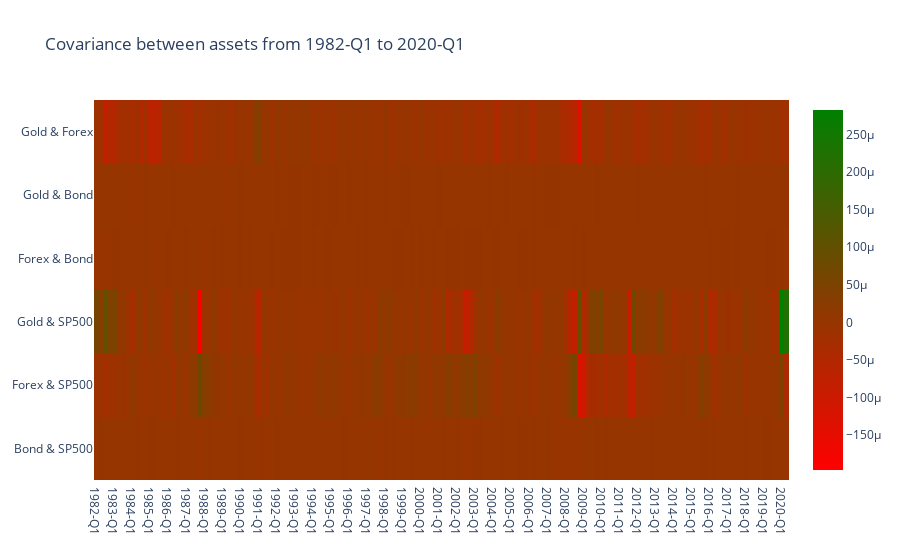
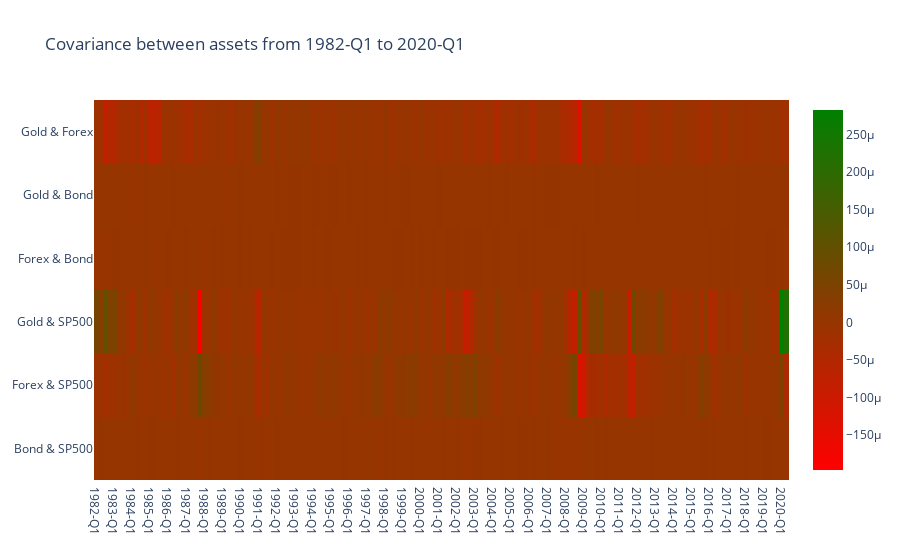

Notebook code cell kept with these figures, in order:
### Code cell
fig = go.Figure(data=go.Heatmap(
        z=data_qt,
        x=data_qt.columns.unique(),
        y=df_cov_quarter.combination.unique(),
        colorscale=['red','green']))
fig.update_layout(
    title='Covariance between assets from 1982-Q1 to 2020-Q1',
    xaxis_nticks=50)
fig.show()

### Figure 1 — Plotly figure (JSON) as saved in the notebook; plotly's stock layout.template omitted (floating-point values rounded to 4 significant figures; data arrays with more than 128 entries replaced by an {"elided": "..."} marker saying what was removed)
{"data": [{"colorscale": [[0, "red"], [1, "green"]], "type": "heatmap", "x": {"elided": "154 str values"}, "y": ["Bond & SP500", "Forex & SP500", "Gold & SP500", "Forex & Bond", "Gold & Bond", "Gold & Forex"], "z": {"elided": "6x154 float values"}}], "layout": {"title": {"text": "Covariance between assets from 1982-Q1 to 2020-Q1"}, "xaxis": {"nticks": 50}}}

### Figure 2 — Plotly figure (JSON) as saved in the notebook; plotly's stock layout.template omitted (floating-point values rounded to 4 significant figures; data arrays with more than 128 entries replaced by an {"elided": "..."} marker saying what was removed)
{"data": [{"colorscale": [[0, "red"], [1, "green"]], "type": "heatmap", "x": {"elided": "154 str values"}, "y": ["Bond & SP500", "Forex & SP500", "Gold & SP500", "Forex & Bond", "Gold & Bond", "Gold & Forex"], "z": {"elided": "6x154 float values"}}], "layout": {"title": {"text": "Covariance between assets from 1982-Q1 to 2020-Q1"}, "xaxis": {"nticks": 50}}}
